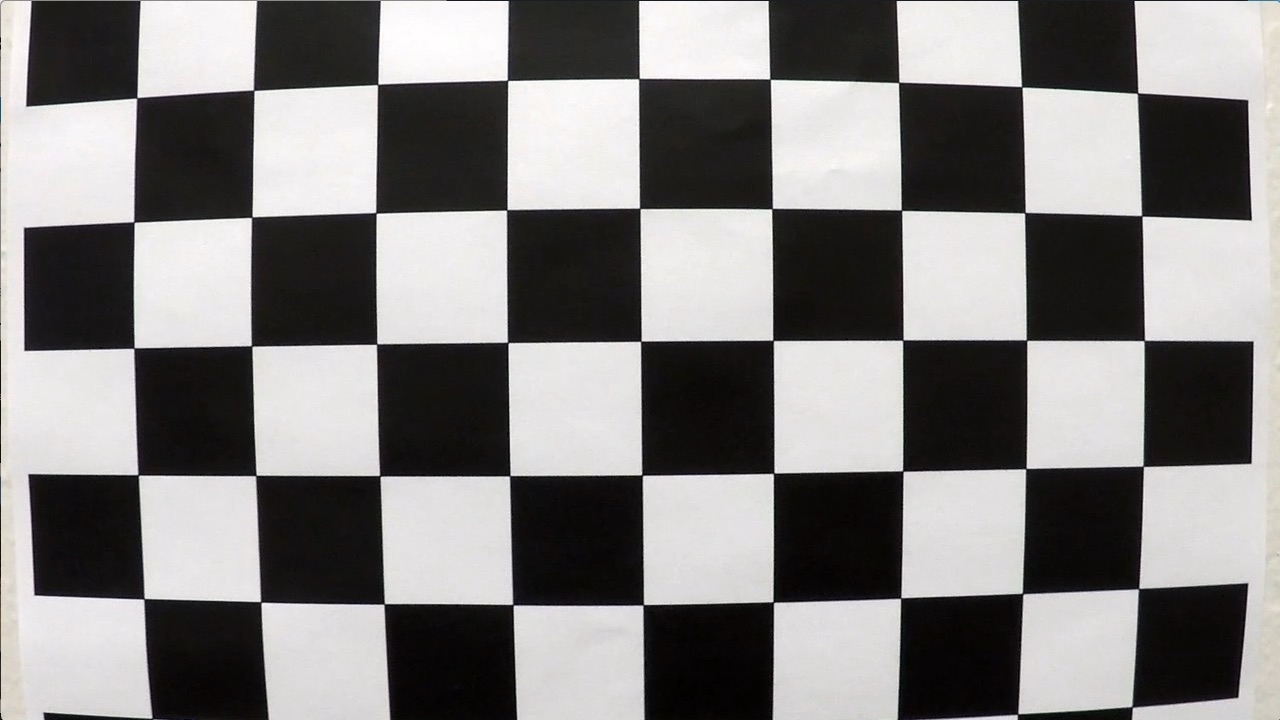
#> input picture data/camera_cal/calibration1.jpg, 1280 x 720 px; its folder holds only this picture in this run
$ python -i color_threshold_converter.py   (imports and definitions only)   (older library calls are emulated)
#> lines starting #> are read from the running program, lines starting #| are printed output that depends on the picture; after the words box and inside, x2 and y2 are one past the last pixel; in counts of white or black regions, pixels touching at a corner belong together
import cv2
import numpy as np


class ColorThresholdConverter:

    # [99 lines left out: functions binary_image, convert_to_binary, hls_select, _thresh_frame_in_hsv, _thresh_frame_sobel, _get_binary_from_equalized_grayscale, not called in this run]

    def combined_threshold(self, img):
        abs_bin = self.abs_sobel_threshold(img, orient='x', thresh=(50, 255))

        mag_bin = self.mag_threshold(img, sobel_kernel=3, mag_thresh=(50, 255))
        dir_bin = self.dir_threshold(img, sobel_kernel=15, thresh=(0.7, 1.3))

        combined = np.zeros_like(dir_bin)
        combined[(abs_bin == 1 | ((mag_bin == 1) & (dir_bin == 1)))] = 1

        return combined

    # Define a function that takes an image, gradient orientation,
    # and threshold min / max values.
    def abs_sobel_threshold(self, img, orient='x', sobel_kernel=(3, 3), thresh=(0, 255)):

        # Convert to grayscale
#> called with orient = 'x', sobel_kernel = (3, 3), thresh = (50, 255)
        gray = cv2.cvtColor(img, cv2.COLOR_RGB2GRAY)

        # Remove noise
        gray = cv2.GaussianBlur(gray, sobel_kernel, 0)

        # Apply x or y gradient with the OpenCV Sobel() function
        # and take the absolute value
        if orient == 'x':
            abs_sobel = np.absolute(cv2.Sobel(gray, cv2.CV_64F, 1, 0))
        if orient == 'y':
            abs_sobel = np.absolute(cv2.Sobel(gray, cv2.CV_64F, 0, 1))

        # Rescale back to 8 bit integer
        scaled_sobel = np.uint8(255 * abs_sobel / np.max(abs_sobel))
#> in combined_threshold, `abs_bin = self.abs_sobel_threshold(img, orient='x', thresh=(50, 255))`:
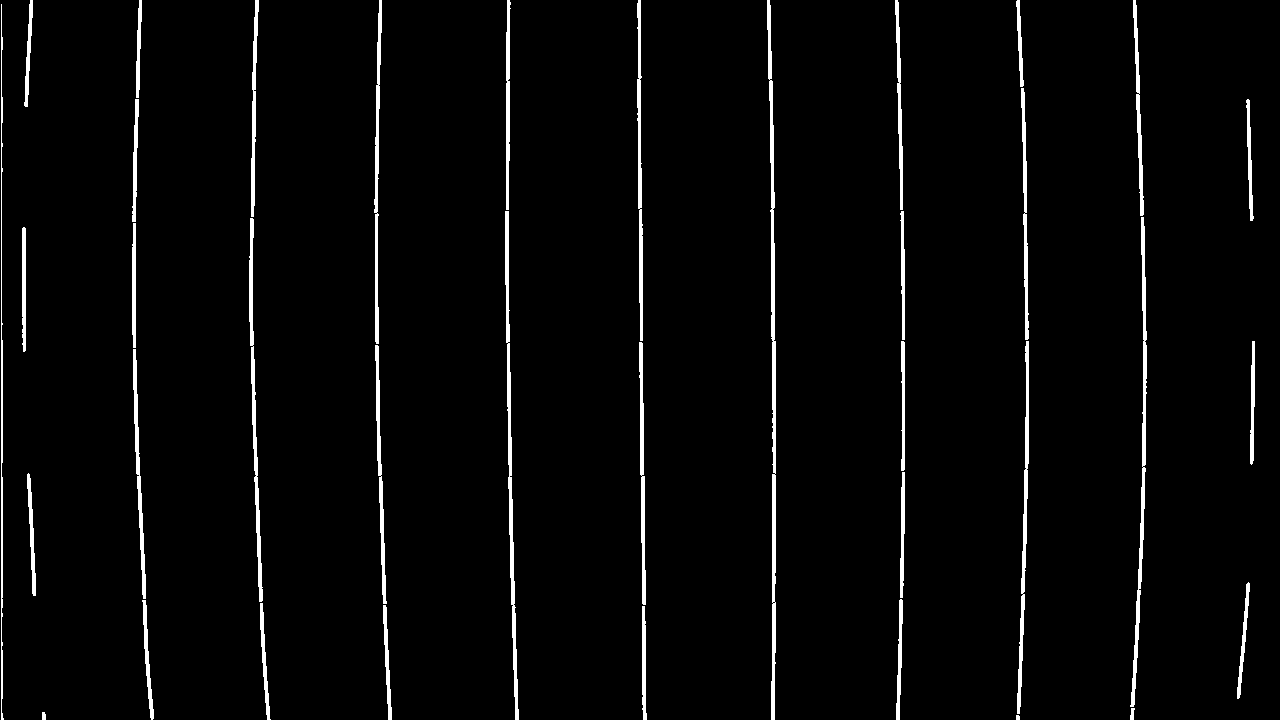
#> abs_bin: shape (720, 1280); values 0 (black) and 1 (white), 3% white; 37 white regions (1 under 20 px), largest, box (x1, y1, x2, y2) and area: (767, 0, 776, 720) 2657, (505, 211, 519, 720) 1863, (1130, 217, 1147, 707) 1780

        # Create a copy and apply the threshold
        binary_output = np.zeros_like(scaled_sobel)

        # Here I'm using inclusive (>=, <=) thresholds, but exclusive is ok too
        binary_output[(scaled_sobel >= thresh[0]) & (scaled_sobel <= thresh[1])] = 1

        # Return the result
        return binary_output

    # Define a function to return the magnitude of the gradient
    # for a given sobel kernel size and threshold values
    def mag_threshold(self, img, sobel_kernel=3, mag_thresh=(0, 255)):
        # Convert to grayscale
#> called with sobel_kernel = 3, mag_thresh = (50, 255)
        gray = cv2.cvtColor(img, cv2.COLOR_RGB2GRAY)

        # Take both Sobel x and y gradients
        sobelx = cv2.Sobel(gray, cv2.CV_64F, 1, 0, ksize=sobel_kernel)
        sobely = cv2.Sobel(gray, cv2.CV_64F, 0, 1, ksize=sobel_kernel)

        # Calculate the gradient magnitude
        gradmag = np.sqrt(sobelx ** 2 + sobely ** 2)
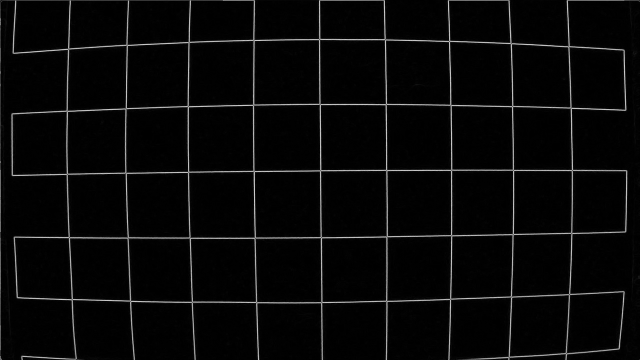
#> gradmag: shape (720, 1280) float64 (shown at 1/2 size); min 0, max 943.2, mean 31.7; drawn with min black and max white

        # Rescale to 8 bit
        scale_factor = np.max(gradmag) / 255
#> scale_factor = 3.7
        gradmag = (gradmag / scale_factor).astype(np.uint8)

        # Create a binary image of ones where threshold is met, zeros otherwise
        binary_output = np.zeros_like(gradmag)
        binary_output[(gradmag >= mag_thresh[0]) & (gradmag <= mag_thresh[1])] = 1

        # Return the binary image
        return binary_output

    # Define a function to threshold an image for a given range and Sobel kernel
    def dir_threshold(self, img, sobel_kernel=3, thresh=(0, np.pi / 2)):

        # Grayscale
#> called with sobel_kernel = 15, thresh = (0.7, 1.3)
        gray = cv2.cvtColor(img, cv2.COLOR_RGB2GRAY)

        # Calculate the x and y gradients
        sobelx = cv2.Sobel(gray, cv2.CV_64F, 1, 0, ksize=sobel_kernel)
        sobely = cv2.Sobel(gray, cv2.CV_64F, 0, 1, ksize=sobel_kernel)

        # Take the absolute value of the gradient direction,
        # apply a threshold
        gradient_dir = np.arctan2(np.absolute(sobely), np.absolute(sobelx))
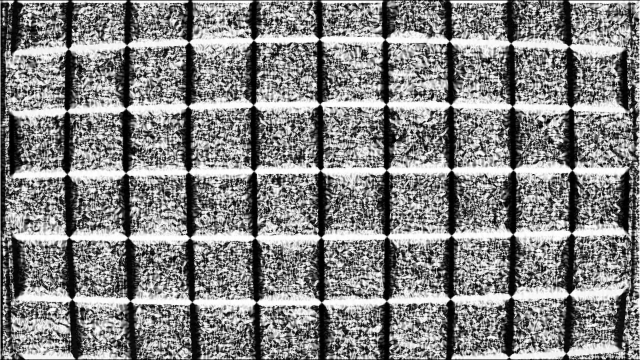
#> gradient_dir: shape (720, 1280) float64 (shown at 1/2 size); min 0, max 1.57, mean 0.816; drawn with min black and max white

        # create a binary image result
        binary_output = np.zeros_like(gradient_dir)
        binary_output[(gradient_dir >= thresh[0]) & (gradient_dir <= thresh[1])] = 1

        # Return the binary image
        return binary_output

    # [5 lines left out: function convert_gray_to_binary, not called in this run]

    class RGB:
        def r_channel(self, image):
            return image[:, :, 0]

        def g_channel(self, image):
            return image[:, :, 1]

        def b_channel(self, image):
            return image[:, :, 2]

        # [5 lines left out: function r_binary, not called in this run]

    class HLS:
        def h_channel(self, image):
            return image[:, :, 0]

        def l_channel(self, image):
            return image[:, :, 1]

        def s_channel(self, image):
            return image[:, :, 2]

        # [11 lines left out: functions s_binary, h_binary, not called in this run]

>>> import cv2
>>> picture = cv2.cvtColor(cv2.imread('../../data/camera_cal/calibration1.jpg'), cv2.COLOR_BGR2RGB)
>>> result = ColorThresholdConverter().combined_threshold(picture)
#> in combined_threshold, `dir_bin = self.dir_threshold(img, sobel_kernel=15, thresh=(0.7, 1.3))`:
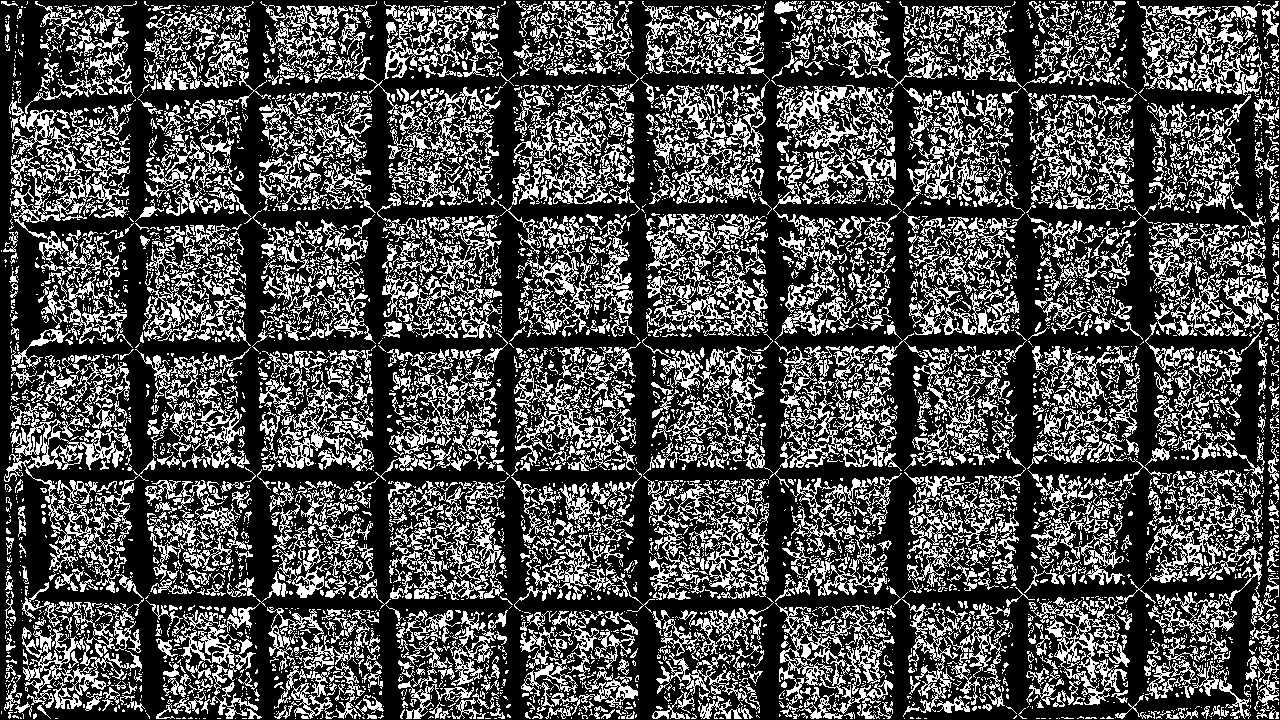
#> dir_bin: shape (720, 1280) float64; values 0 (black) and 1 (white), 30.4% white in thin lines or dots

$ run again, on data/camera_cal/calibration10.jpg
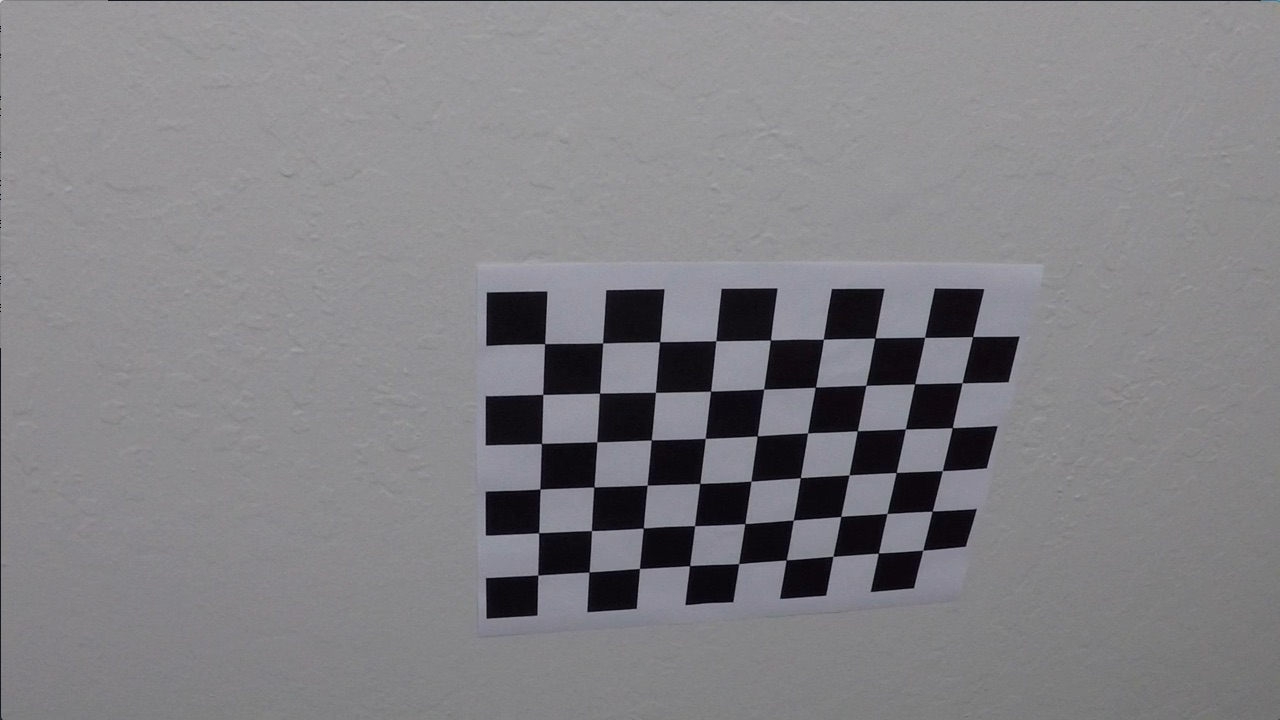
#> input picture data/camera_cal/calibration10.jpg, 1280 x 720 px
#> in combined_threshold, `abs_bin = self.abs_sobel_threshold(img, orient='x', thresh=(50, 255))`:
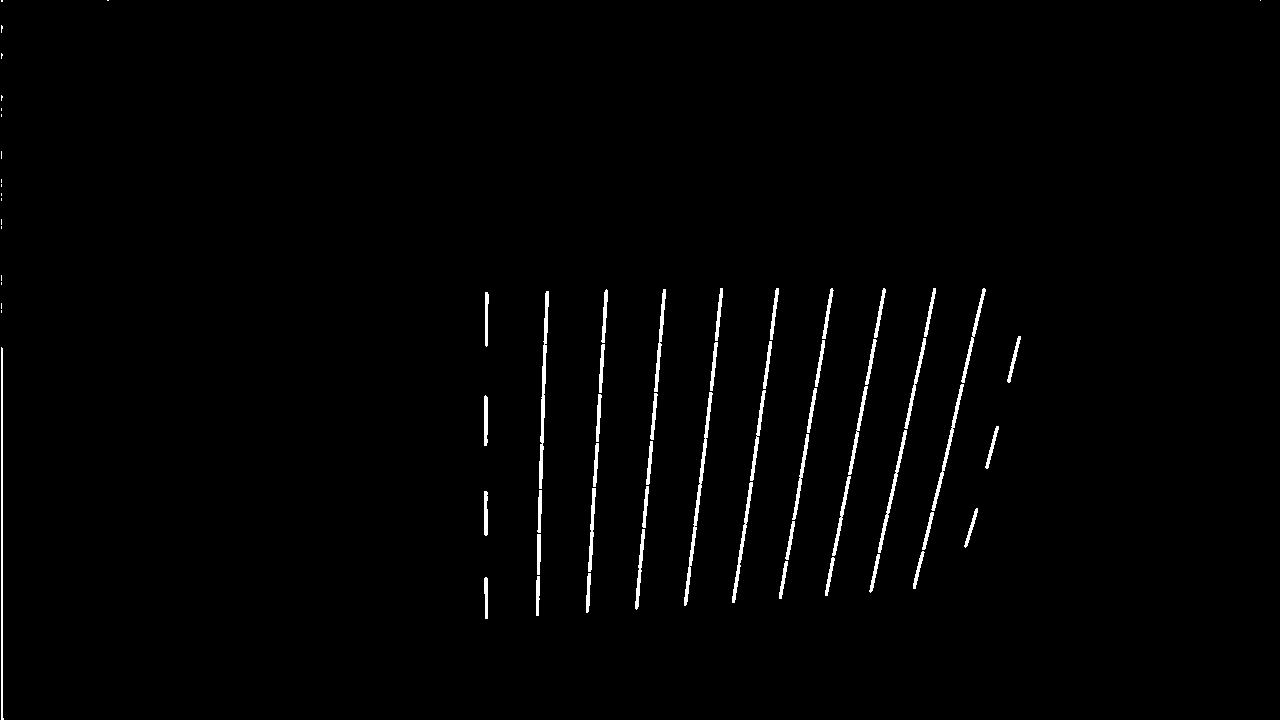
#> abs_bin: shape (720, 1280); values 0 (black) and 1 (white), 1.3% white; 68 white regions (19 under 20 px), largest, box (x1, y1, x2, y2) and area: (1, 347, 4, 720) 747, (684, 392, 713, 606) 742, (539, 291, 549, 489) 693
#> scale_factor = 2.41
#> mag_bin: shape (720, 1280); values 0 (black) and 1 (white), 2% white; 19 white regions (16 under 20 px), largest, box (x1, y1, x2, y2) and area: (484, 287, 1021, 620) 16944, (107, 0, 1278, 2) 1174, (0, 347, 3, 720) 379
#> in combined_threshold, `dir_bin = self.dir_threshold(img, sobel_kernel=15, thresh=(0.7, 1.3))`:
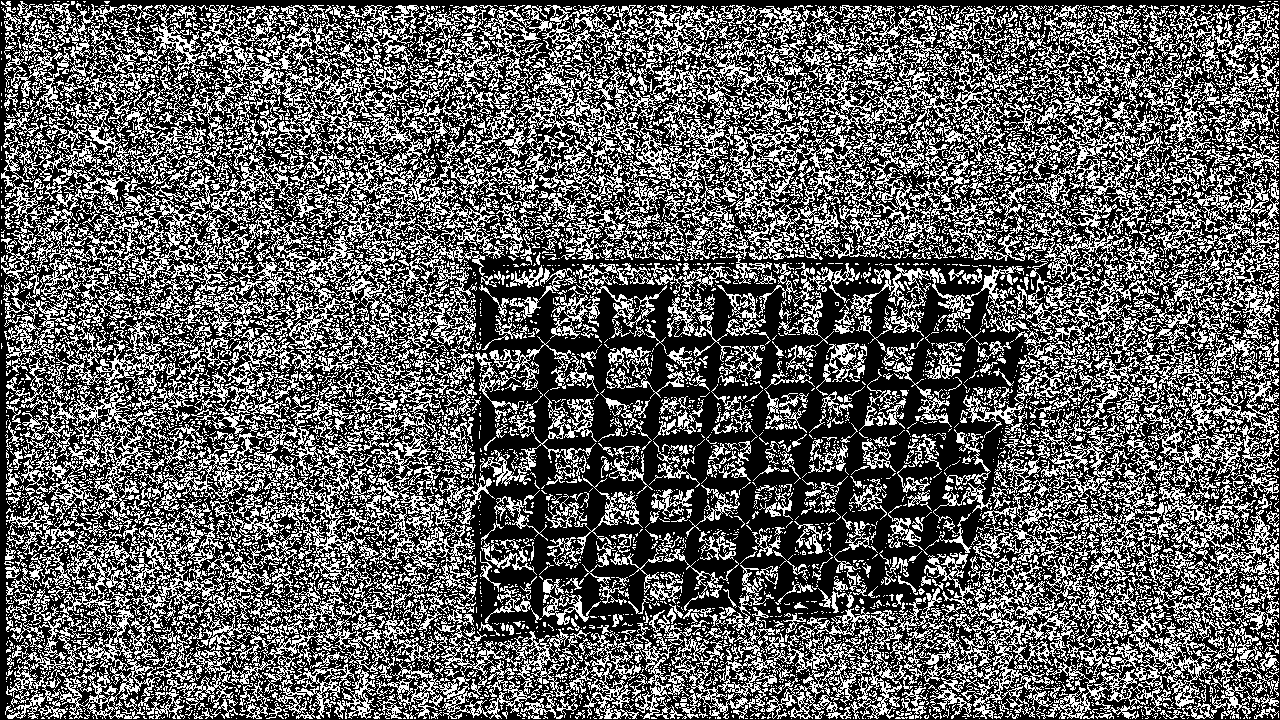
#> dir_bin: shape (720, 1280) float64; values 0 (black) and 1 (white), 37.5% white in thin lines or dots
